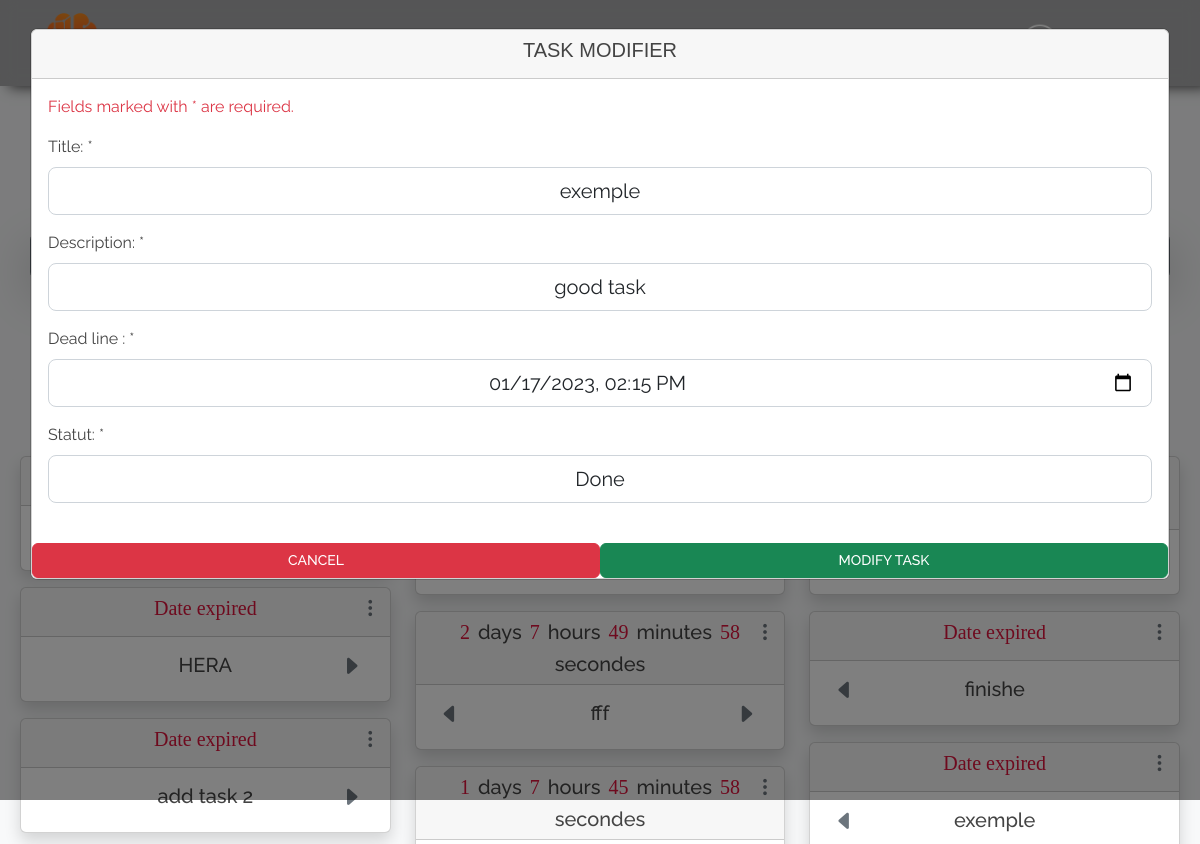
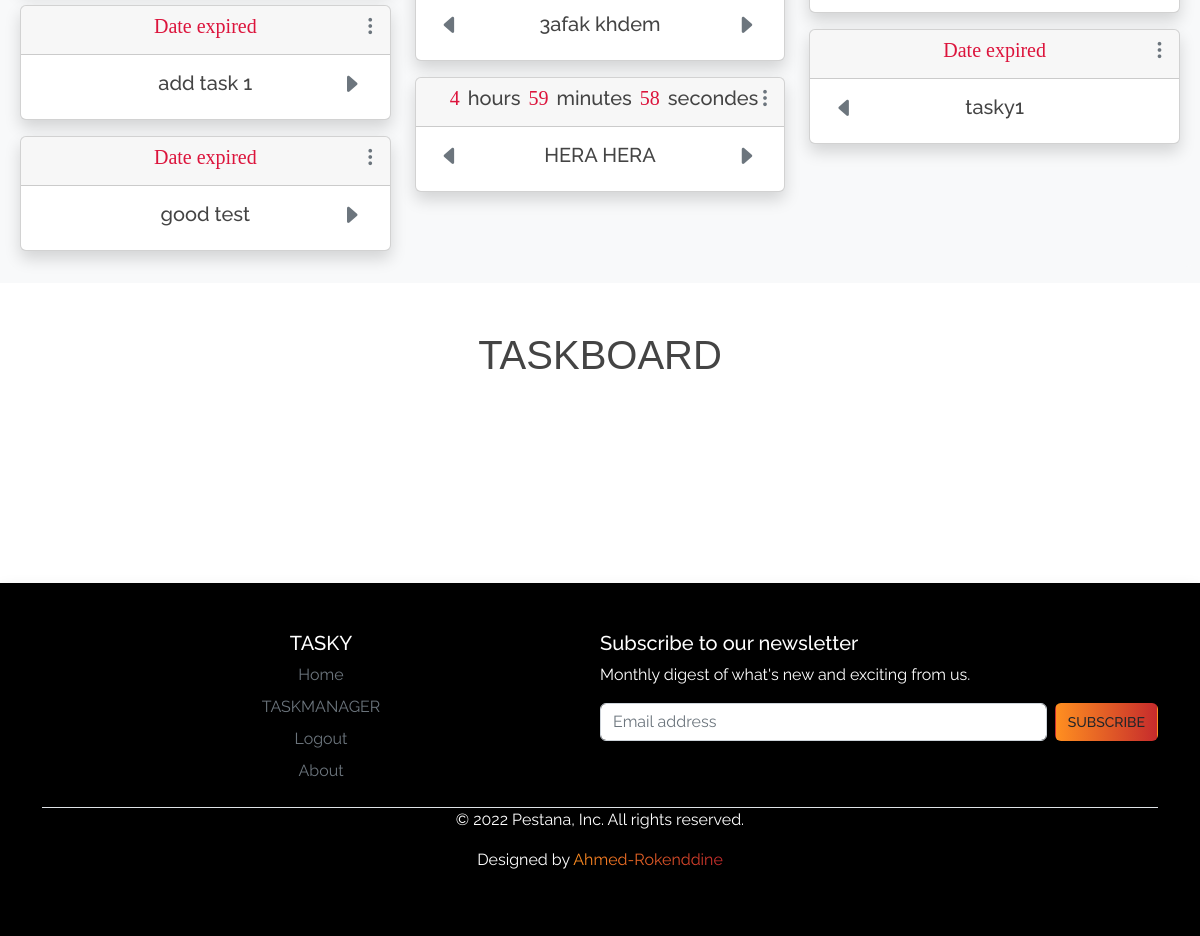
/tasks/edit/5 (signed in), run on the app's committed database (2 pictures, top to bottom).
### tables this page shows
CREATE TABLE `taches` (
  `id` int(11) NOT NULL,
  `userid` int(11) NOT NULL,
  `title` varchar(255) NOT NULL,
  `description` varchar(3000) NOT NULL,
  `categorie` varchar(255) NOT NULL,
  `archive` varchar(255) DEFAULT NULL,
  `final_time` datetime NOT NULL,
  `created_at` datetime NOT NULL DEFAULT current_timestamp()
);

### app/libraries/Core.php (called while the page is built, shortened)
<?php
class Core {
    protected $currentMethod = 'index';
    public function __construct() {
        $url = $this->getUrl();
        if (is_array($url) && file_exists('../app/controllers/' . ucwords($url[0]). '.php')) {
            unset($url[0]);
        }
        $this->currentController = new $this->currentController;
        if (isset($url[1])) {
            if (method_exists($this->currentController, $url[1])) {
                $this->currentMethod = $url[1];
                unset($url[1]);
            }
        }
        $this->params = $url ? array_values($url) : [];
        call_user_func_array([$this->currentController, $this->currentMethod], $this->params);
    }
    public function getUrl() {
        if (isset($_GET['url'])) {
            $url = rtrim($_GET['url'], '/');
            $url = filter_var($url, FILTER_SANITIZE_URL);
            $url = explode('/', $url);
            return $url;
        }
    }
}

### public/index.php (called while the page is built, shortened)
<?php
  $init = new Core;

### app/libraries/Database.php (called while the page is built, shortened)
<?php
  class Database {
    private $host = DB_HOST;
    private $user = DB_USER;
    private $pass = DB_PASS;
    private $dbname = DB_NAME;
    private $dbh;
    private $stmt;
    public function __construct(){
      $dsn = 'mysql:host=' . $this->host . ';dbname=' . $this->dbname;
      $options = array(
        PDO::ATTR_PERSISTENT => true,
        PDO::ATTR_ERRMODE => PDO::ERRMODE_EXCEPTION
      );
      try{
        $this->dbh = new PDO($dsn, $this->user, $this->pass, $options);
      } catch(PDOException $e){
        $this->error = $e->getMessage();
        echo $this->error;
      }
    }
    public function query($sql){
      $this->stmt = $this->dbh->prepare($sql);
    }
    public function bind($param, $value, $type = null){
      if(is_null($type)){
        switch(true){
          case is_int($value):
            $type = PDO::PARAM_INT;
            break;
          default:
            $type = PDO::PARAM_STR;
        }
      }
      $this->stmt->bindValue($param, $value, $type);
    }
    public function execute(){
      return $this->stmt->execute();
    }
    public function resultSet(){
      $this->execute();
      return $this->stmt->fetchAll(PDO::FETCH_OBJ);
    }
    public function single(){
      $this->execute();
      return $this->stmt->fetch(PDO::FETCH_OBJ);
    }
  }

### app/models/Task.php (called while the page is built, shortened)
<?php
  class Task {
    private $db;
    public function __construct(){
      $this->db = new Database;
    }
    public function gettasks(){
        $this->db->query('SELECT * FROM taches WHERE userid = :iid ORDER BY final_time DESC');
        $this->db->bind(':iid', $_SESSION['user_id']);
        $results = $this->db->resultSet();
        return $results;
      }
      public function gettaskById($id){
        $this->db->query('SELECT * FROM taches WHERE id = :id');
        $this->db->bind(':id', $id);
        $row = $this->db->single();
        return $row;
      }
}

### app/views/tasks/edit.php (the view, shortened to what this page needs)
<?php require APPROOT . '/views/inc/header.php'; ?>
<div class="row mb-3">
    <div class="col-md-12 text-center mt-5 title">
      <h1>TASKBOARD</h1>
    </div>
    <div class="  text-center mt-5 ">
      <div class="dropdown">
       <button class=" col-4 btn  btn-dark float-right  mr-5 mt-3" type="button" data-bs-toggle="dropdown" aria-expanded="false"> ADD TASK <i class="fa fa-plus"></i>  </button>
      </div>
      <button type="button" class="col-4 btn btn-info float-left  ml-5 mt-3" data-bs-toggle="modal" data-bs-target="#exampleModal3">  ARCHIVE <i class="bi bi-file-zip-fill"></i> </button>
    </div>
  </div>
<section class="row row-cols-1 mt-5 row-cols-md-3 g-4   bg-light rounded  ml-2 mr-2 mb-3" style="gap:0%;" >
          <div class="col-md-4 " >
                <div class="form-group text-center" style="display: grid;justify-items: center;" id="cardto">
                <div class="d-flex"><label class=" fw-bold " >TO DO &nbsp; 📖 &nbsp;|&nbsp;</label>  <div id="todo" class="fw-bold  h5 ml-2"></div></div>
                    <?php foreach($data['tasks'] as $task) : ?>
                     <?php if($task->categorie == 'todo') { ?>
                    <div style="width:94%;" class="card mt-3 shadow" name="todo">
                    <div class="card-header h5 justify-content-center coolDiv position-relative d-flex flex-wrap k btn-"  data-bs-toggle="collapse" href="#collapseExample<?php echo $task->id?>" role="button" aria-expanded="false" aria-controls="collapseExample"><i class="bi bi-three-dots-vertical position-absolute c " style="left: 92%;"></i><?php if(strtotime($task->final_time) < strtotime(date("Y-m-d H:i:s"))){ echo "<h6>Date expired</h6>";}?> </div>
                    <div class="card-body position-relative">
                    <form  type="button" class="pinger" action="<?php echo URLROOT; ?>/tasks/right/<?php echo $task->id; ?>" method="post"><button type="submit" class="bi bi-caret-right-fill btn position-absolute c mr-1" style="font-size: 1.4rem; top:10%;left:83% ; " ></button></form>
                    <h5 class="card-title"><?php echo $task->title  ?></h5>
                    </div>
                    </div>
                    <?php } ?>
                    <?php endforeach; ?>
                </div>
            </div>
            <div class="col-md-4 ">
                <div class="form-group text-center grid" style="display: grid;justify-items: center;">
                    <div class="d-flex"><label class=" fw-bold " >DOING &nbsp; ⌛ &nbsp;|&nbsp;</label>  <div id="doing" class="fw-bold  h5 ml-2"></div></div>
                    <?php foreach($data['tasks'] as $task) : ?>
                     <?php if($task->categorie == 'doing') { ?>
                      <div style="width:94%;" class="card mt-3 shadow" name="doing">
                      <div class="card-header h5 justify-content-center coolDiv position-relative d-flex flex-wrap k btn-"  data-bs-toggle="collapse" href="#collapseExample<?php echo $task->id?>" role="button" aria-expanded="false" aria-controls="collapseExample"><i class="bi bi-three-dots-vertical position-absolute c " style="left: 92%;"></i><?php if(strtotime($task->final_time) < strtotime(date("Y-m-d H:i:s"))){ echo "<h6>Date expired</h6>";}else{$rem = strtotime($task->final_time) - strtotime(date("Y-m-d H:i:s"));$day = floor($rem / 86400);$hr  = floor(($rem % 86400) / 3600);$min = floor(($rem % 3600) / 60);$sec = ($rem % 60); if( $day != 0){echo "<h6>$day</h6> days ";}  if( $hr != 0){echo" <h6>$hr</h6> hours "; }if( $min != 0){echo " <h6>$min</h6> minutes ";} if( $sec != 0){echo " <h6>$sec</h6> secondes ";} }?> </div>
                      <div class="card-body position-relative">
                    <form  type="button" class="pinger" action="<?php echo URLROOT; ?>/tasks/left/<?php echo $task->id; ?>" method="post"><button type="submit" class="bi bi-caret-left-fill btn  mr-1 position-absolute c" style="font-size: 1.4rem;top:10%;right:83% ; " ></button></form>
                    <form  type="button" class="pinger" action="<?php echo URLROOT; ?>/tasks/right/<?php echo $task->id; ?>" method="post"><button type="submit" class="bi bi-caret-right-fill btn position-absolute c mr-1" style="font-size: 1.4rem; top:10%;left:83% ; " ></button></form>
                    <h5 class="card-title"><?php echo $task->title  ?></h5>
                  </div>
                    </div>
                    <?php } ?>
                    <?php endforeach; ?>
                </div>
            </div>
            <div class="col-md-4 ">
              <div class="form-group text-center" style="display: grid;justify-items: center;">
              <div class="d-flex"><label class=" fw-bold " >DONE &nbsp; 🎉 &nbsp; |&nbsp;</label>  <div id="done" class="fw-bold  h5 ml-2"></div></div>
                <?php foreach($data['tasks'] as $task) : ?>
                     <?php if($task->categorie == 'done') { ?>
                      <div style="width:94%;" class="card mt-3 shadow" name="done">
                      <div class="card-header h5 justify-content-center coolDiv position-relative d-flex flex-wrap k btn-"  data-bs-toggle="collapse" href="#collapseExample<?php echo $task->id?>" role="button" aria-expanded="false" aria-controls="collapseExample"><i class="bi bi-three-dots-vertical position-absolute c " style="left: 92%;"></i><?php if(strtotime($task->final_time) < strtotime(date("Y-m-d H:i:s"))){ echo "<h6>Date expired</h6>";}else{$rem = strtotime($task->final_time) - strtotime(date("Y-m-d H:i:s"));$day = floor($rem / 86400);$hr  = floor(($rem % 86400) / 3600);$min = floor(($rem % 3600) / 60);$sec = ($rem % 60); if( $day != 0){echo "<h6>$day</h6> days ";}  if( $hr != 0){echo" <h6>$hr</h6> hours "; }if( $min != 0){echo " <h6>$min</h6> minutes ";} if( $sec != 0){echo " <h6>$sec</h6> secondes ";} }?> </div>
                    <div class="card-body position-relative">
                    <form  type="button" class="pinger" action="<?php echo URLROOT; ?>/tasks/left/<?php echo $task->id; ?>" method="post"><button type="submit" class="bi bi-caret-left-fill btn  mr-1 position-absolute c" style="font-size: 1.4rem;top:10%;right:83%  " ></button></form>
                    <h5 class="card-title"><?php echo $task->title  ?></h5>
                  </div>
                    </div>
                    <?php } ?>
                    <?php endforeach; ?>
              </div>
             </div>
</section>
</div>
<div class="row mb-3">
    <div class="col-md-12 text-center mt-5 title">
      <h1>TASKBOARD</h1>
    </div>
  </div>
<div class="container mt-5">
<div class="modal fade" id="myModal" role="dialog" >
  <div class="modal-dialog modal-xl">
    <div class="modal-content">
    <div class="card">
      <div class="card-header ">
        <h5 class="card-title title" >TASK MODIFIER</h5>
      </div>
      <div class="card-body ">
      <p class="text-danger">Fields marked with * are required.</p>
<form action="<?php echo URLROOT; ?>/tasks/edit/<?php echo $data['id']; ?>" method="post">
      <div class="form-group">
        <label for="title">Title: *</label>
        <input type="text"  name="title" class="form-control form-control-lg text-center " value="<?php echo $data['title']; ?>">
      </div>
      <div class="form-group">
      <label for="Price">Description: *</label>
        <input type="text"   name="description" class="form-control form-control-lg text-center" value="<?php echo $data['description']; ?>">
      </div>
      <div class="form-group">
        <label for="title">Dead line  : *</label><br>
        <input type="datetime-local" class="form-control form-control-lg text-center" name="time" value="<?php echo $data['time']; ?>">
         </div>
      <div class="form-group">
        <label for="title"> Statut: *</label>
        <select   name="status" class="form-control form-control-lg text-center" value="<?php echo $data['status']; ?>">
          <option value="done" <?php if($data['status'] == 'done'){echo 'selected';} ?>>Done</option>
      </div>
      </div>
        <div class="d-flex col-md-12 p-0 "><a href="<?php echo URLROOT; ?>/tasks" class=" col-6 btn btn-danger align-items-center justify-content- mt-2 " > Cancel</a>
        <input type="submit" class="col-6 btn btn-success align-items-center justify-content- mt-2" value="Modify TASK">
</div>
    </div>
    </div>
    </div>
    </div>
    </div>
  <?php require APPROOT . '/views/inc/footer.php'; ?>

### public/css/style.css (style rules this page uses)
body { font-family: 'Raleway', sans-serif; color: #444444; overflow-x: hidden; }
.c { color: #6c757d;transition: .3s; }
body { font-family: 'Raleway', sans-serif; color: #444444; }
.btn { font-family: "Raleway", sans-serif; text-transform: uppercase; font-weight: 500; font-size: 14px; }
.title { font-family: 'Qirkus', sans-serif; text-align: center; }
.h6, h6 { font-size: 1.25rem; color: crimson; font-family: cursive; margin-left:8px; margin-right:8px; }

### app/views/inc/header.php (style rules this page uses)
.row { --bs-gutter-x: 0; }

### data on the page
taches: shows "Date expired", title "HERA"
taches: shows "Date expired", title "add task 2"
taches: shows "Date expired", title "add task 1"
taches: shows "Date expired", title "good test"
taches: final_time "2", final_time "7", final_time "49", final_time "58", title "fff"
taches: final_time "1", final_time "7", final_time "45", final_time "58", title "3afak khdem"
taches: final_time "4", final_time "59", final_time "58", title "HERA HERA"
taches: shows "Date expired", title "finishe"
taches: shows "Date expired", title "exemple", description "good task", time "01/17/2023 14:15", status "Done"
taches: shows "Date expired", title "tasky1"
